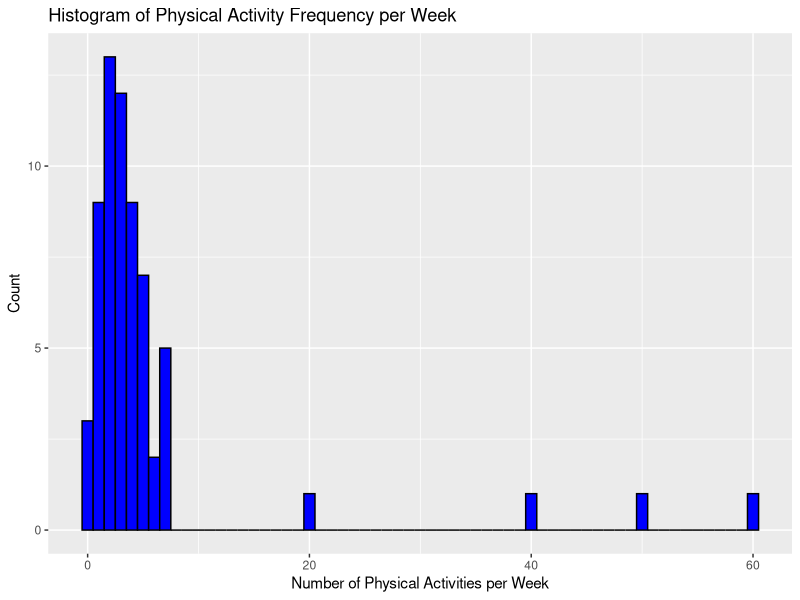
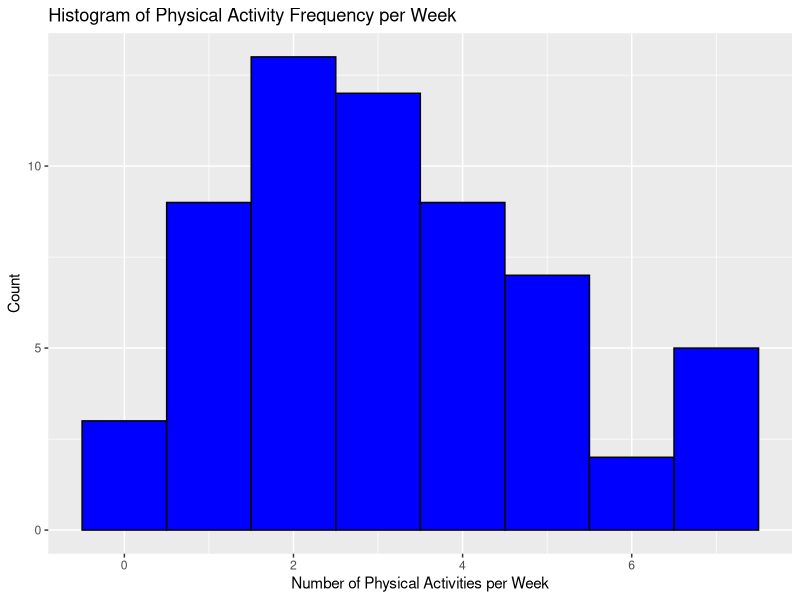
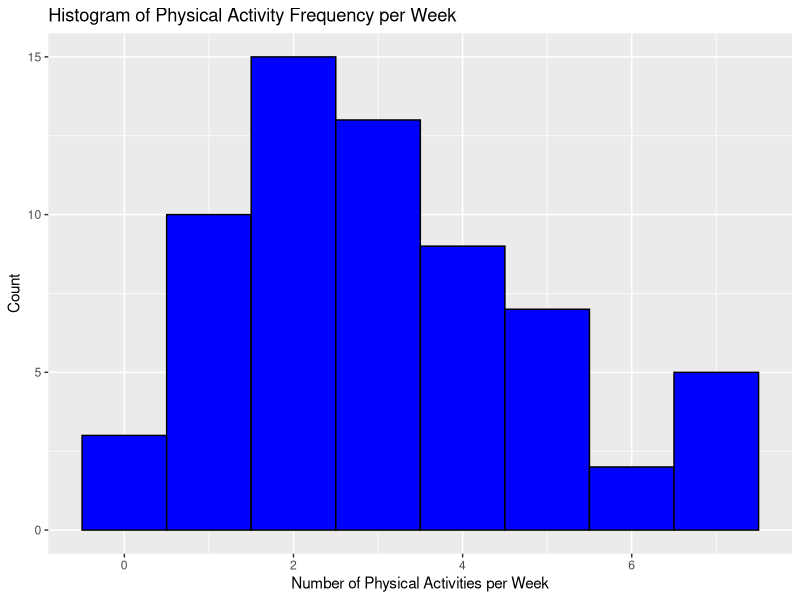

These charts were generated, in order, by the following R code:
## ---- chunk 1
knitr::opts_chunk$set(echo = TRUE)
library(tidyverse)
library(ggplot2)
library(dplyr)
library(tidyr)
library(survey)
## ---- chunk 2
# Load the survey data
survey_data <- read.csv("group14.csv", header=TRUE)
names(survey_data) <- c("Gender", "Age", "Studies", "NumberOfPhysicalActivityPerWeek", "TypeOfPhysicalActivity", "WorkStudy")

# Split WorkStudy into ECTS and HoursOfWork
survey_data <- separate(survey_data, "WorkStudy", c("ECTS", "HoursOfWork"), sep=";")
survey_data$ECTS <- as.numeric(survey_data$ECTS)
survey_data$HoursOfWork <- as.numeric(survey_data$HoursOfWork)
survey_data$NumberOfPhysicalActivityPerWeek <- as.numeric(survey_data$NumberOfPhysicalActivityPerWeek)

# Display the data
survey_data
## ---- chunk 3
# Histogram of Physical Activity Frequency
ggplot(survey_data, aes(x = NumberOfPhysicalActivityPerWeek)) +
  geom_histogram(binwidth = 1, fill = "blue", color = "black") +
  labs(title = "Histogram of Physical Activity Frequency per Week",
       x = "Number of Physical Activities per Week",
       y = "Count")
## ---- chunk 4
Q1 <- quantile(survey_data$NumberOfPhysicalActivityPerWeek, 0.25, na.rm = TRUE)
Q3 <- quantile(survey_data$NumberOfPhysicalActivityPerWeek, 0.75, na.rm = TRUE)
IQR <- Q3 - Q1

lower_bound <- Q1 - 1.5 * IQR
upper_bound <- Q3 + 1.5 * IQR

survey_data_no_outliers <- survey_data %>%
  filter(NumberOfPhysicalActivityPerWeek >= lower_bound & NumberOfPhysicalActivityPerWeek <= upper_bound)

survey_data_no_outliers

ggplot(survey_data_no_outliers, aes(x = NumberOfPhysicalActivityPerWeek)) +
  geom_histogram(binwidth = 1, fill = "blue", color = "black") +
  labs(title = "Histogram of Physical Activity Frequency per Week",
       x = "Number of Physical Activities per Week",
       y = "Count")
## ---- chunk 5
Q1 <- quantile(survey_data$NumberOfPhysicalActivityPerWeek, 0.25, na.rm = TRUE)
Q3 <- quantile(survey_data$NumberOfPhysicalActivityPerWeek, 0.75, na.rm = TRUE)
IQR <- Q3 - Q1

lower_bound <- Q1 - 1.5 * IQR
upper_bound <- Q3 + 1.5 * IQR

survey_data_transformed <- survey_data %>%
  mutate(NumberOfPhysicalActivityPerWeek = ifelse(
    NumberOfPhysicalActivityPerWeek < lower_bound | NumberOfPhysicalActivityPerWeek > upper_bound,
    NumberOfPhysicalActivityPerWeek / 20,
    NumberOfPhysicalActivityPerWeek
  ))

survey_data_transformed
ggplot(survey_data_transformed, aes(x = NumberOfPhysicalActivityPerWeek)) +
  geom_histogram(binwidth = 1, fill = "blue", color = "black") +
  labs(title = "Histogram of Physical Activity Frequency per Week",
       x = "Number of Physical Activities per Week",
       y = "Count")

## ---- chunk 6
summary_stats_transformed <- survey_data_transformed %>%
  group_by(NumberOfPhysicalActivityPerWeek) %>%
  summarise(
    Mean_ECTS = mean(ECTS, na.rm = TRUE),
    Mean_HoursOfWork = mean(HoursOfWork, na.rm = TRUE),
    SD_ECTS = sd(ECTS, na.rm = TRUE),
    SD_HoursOfWork = sd(HoursOfWork, na.rm = TRUE)
  )
summary_stats_no_outliers <- survey_data_no_outliers %>%
  group_by(NumberOfPhysicalActivityPerWeek) %>%
  summarise(
    Mean_ECTS = mean(ECTS, na.rm = TRUE),
    Mean_HoursOfWork = mean(HoursOfWork, na.rm = TRUE),
    SD_ECTS = sd(ECTS, na.rm = TRUE),
    SD_HoursOfWork = sd(HoursOfWork, na.rm = TRUE)
  )
summary_stats_transformed
summary_stats_no_outliers

## ---- chunk 7
# Linear regression model for original data
model_original <- lm(ECTS ~ NumberOfPhysicalActivityPerWeek + HoursOfWork, data = survey_data)
summary(model_original)

# Linear regression model for transformed data
model_transformed <- lm(ECTS ~ NumberOfPhysicalActivityPerWeek + HoursOfWork, data = survey_data_transformed)
summary(model_transformed)

# Linear regression model for no outlier data
model_no_outliers <- lm(ECTS ~ NumberOfPhysicalActivityPerWeek + HoursOfWork, data = survey_data_no_outliers)
summary(model_no_outliers)
## ---- chunk 8
# Define survey design for original data
survey_design <- svydesign(id = ~1, data = survey_data, weights = ~1)

# Survey-weighted linear regression model for original data
model_original <- svyglm(ECTS ~ NumberOfPhysicalActivityPerWeek + HoursOfWork, design = survey_design)
summary(model_original)

# Define survey design for transformed data
survey_design_transformed <- svydesign(id = ~1, data = survey_data_transformed, weights = ~1)

# Survey-weighted linear regression model for transformed data
model_transformed <- svyglm(ECTS ~ NumberOfPhysicalActivityPerWeek + HoursOfWork, design = survey_design_transformed)
summary(model_transformed)
